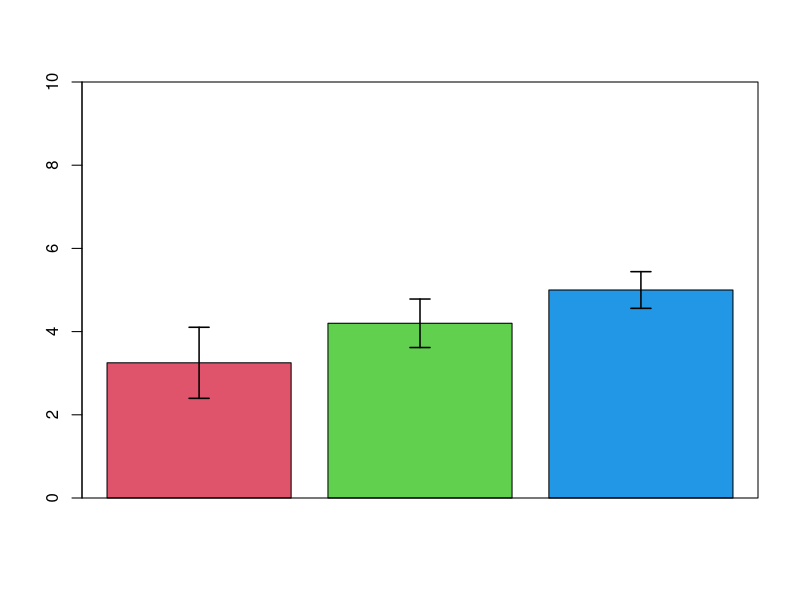
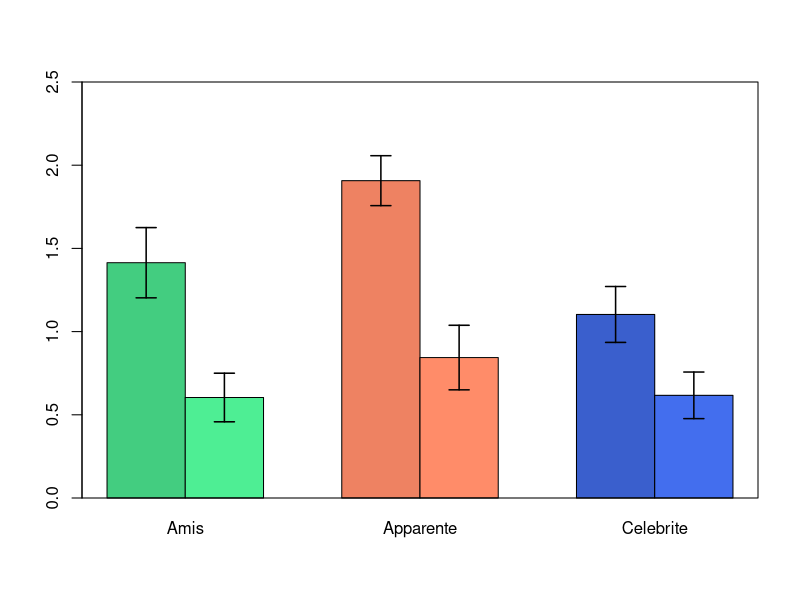
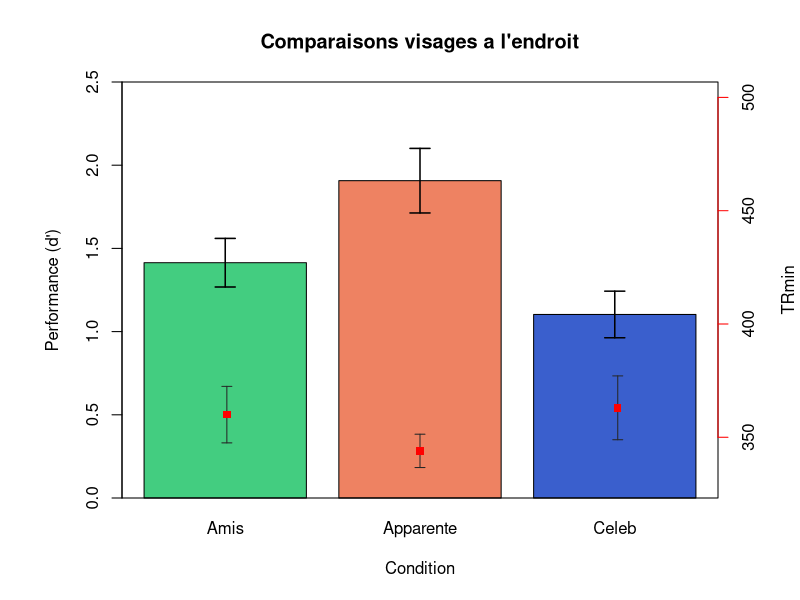

The R script that drew these images, in order:
# By Ludovic G.

#####################################################
#                                                   #
#        BARPLOT + BARRES ERREURS EXEMPLE           #
#                                                   #
#####################################################

A = c(1,3,4,5) ; B = c(3,5,6,3,4) ; C = c(7,6,4,7,5,4,4,4,4)
moyennes = c(mean(A),mean(B),mean(C))
#intervalles = c(((t.test(A)$conf.int[2]-t.test(A)$conf.int[1])/2),((t.test(B)$conf.int[2]-t.test(B)$conf.int[1])/2),((t.test(C)$conf.int[2]-t.test(C)$conf.int[1])/2))
intervalles2 = c((sd(A)/sqrt(length(A))),(sd(B)/sqrt(length(B))),(sd(C)/sqrt(length(C))))
bp = barplot(moyennes,ylim=c(0,10),col=c(2,3,4)); box()
arrows(bp,moyennes-intervalles2,bp, moyennes+intervalles2, lwd=1.5, angle=90,length=0.1,code=3) 

#####################################################
#                                                   #
#             BARPLOTS COTE A COTE                  #
#                                                   #
#####################################################

# Hist de gauche
colleBPEndroit = c(1.414,1.907,1.103)
# Hist de droite apparie
colleBPEnvers = c(0.604,0.844,0.617)

type     = c("Amis","Apparente","Celebrite")
couleurs = c("seagreen3","seagreen2","salmon2", "salmon1","royalblue3","royalblue2")

moyennesColleBP = c(colleBPEndroit,colleBPEnvers)
moyennesColleBP = matrix(moyennesColleBP,nc=3, nr=2, byrow=T)
colnames(moyennesColleBP) = type

# Mes Moyennes
vecMoyennesBP = c(1.414,0.604,1.907,0.844,1.103,0.617)

# Mes erreurs standard
intervallesBP = c(0.211,0.146,0.150,0.194,0.168,0.140)

## Je plot
bp = barplot(moyennesColleBP,beside=T,ylim=c(0,2.5),col = couleurs) ; box()
arrows(bp,vecMoyennesBP-intervallesBP,bp, vecMoyennesBP+intervallesBP, lwd=1.5, angle=90,length=0.1,code=3) 

#####################################################
#                                                   #
#            BARPLOT A DOUBLE ECHELLE               #
#                                                   #
#####################################################
seBPEndroit = c(0.146,0.194,0.140)

# Je reduit la marge de droite pour pouvoir afficher le label de mon 2eme axe
par(mar=c(5,6,4,4) + 0.1)

# Je plot
bp = barplot(colleBPEndroit,ylim = c(0,2.5),
             names = c("Amis","Apparente","Celeb"),
             col=c("seagreen3","salmon2","royalblue3"),
             ylab = "Performance (d')", xlab = "Condition",
             main = "Comparaisons visages a l'endroit"); box()

# Mes barres d'erreurs standards
arrows(bp,colleBPEndroit-seBPEndroit,bp, colleBPEndroit+seBPEndroit, lwd=1.5, angle=90,length=0.1,code=3) 

# Je cree un 2eme axe en ordonnees
plot.window(xlim = c(0,6),ylim = c(330,500))
axis(4,col="red")
# nom de l'axe
mtext("TRmin", side = 4, line =3, cex = par("cex.lab"))

# Je plot mes TRmin pour les conditions endroit
mesXlim = c(0.9,3,5.15)
mesMoyTR = c(360,344,363)
mesTRse  = c(12.47,7.35,14.09)

arrows(mesXlim,mesMoyTR-mesTRse,mesXlim, mesMoyTR+mesTRse, lwd=1, angle=90,length=0.05,code=3,col="gray15") 
points(mesXlim,mesMoyTR,pch=15,cex=1,col="red")

